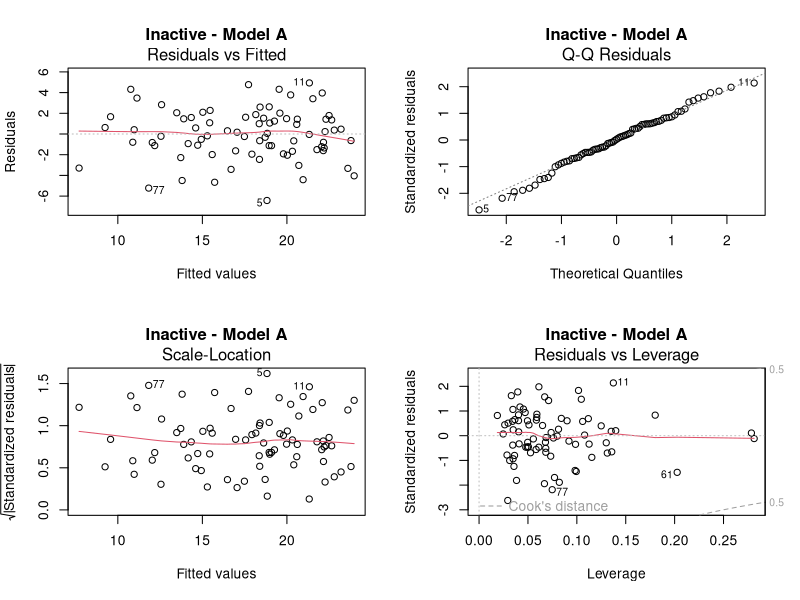
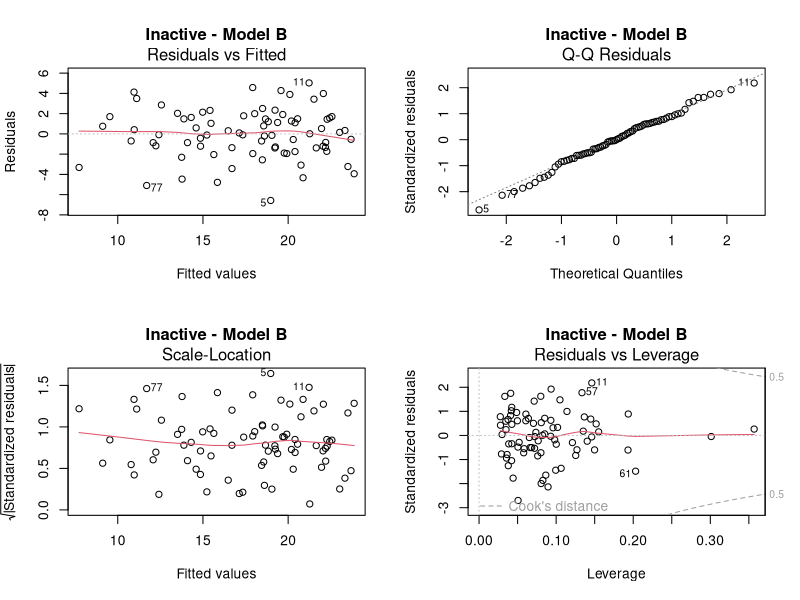
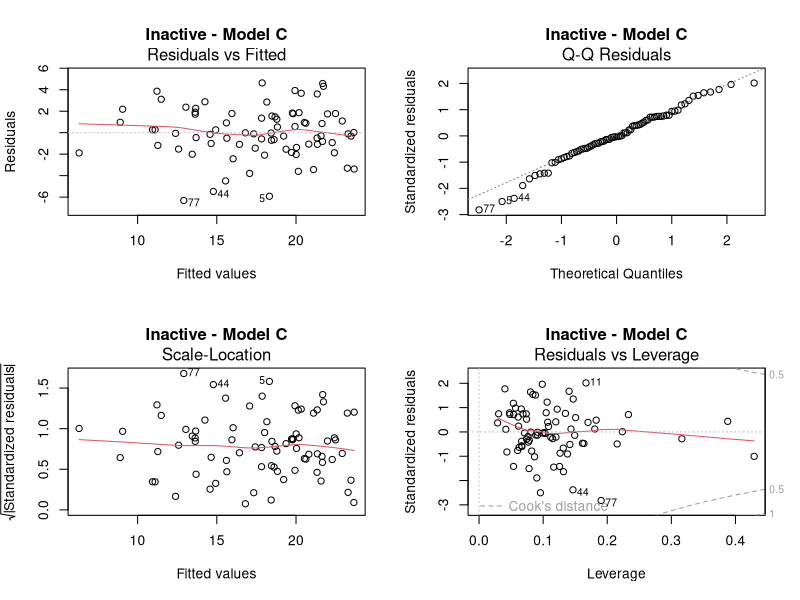

Reproduce these figures in R, in order.
## ---- chunk 1
library(tidyverse)
library(broom)
library(knitr)
library(sandwich)
library(lmtest)
library(car)

analysis_lga <- read_csv("clean_data/analysis_lga.csv", show_col_types = FALSE)
## ---- chunk 2
outcomes <- c("inactive", "activity", "obesity", "distress", "poor_health")
outcome_labels <- c(
  inactive = "Less than moderate activity",
  activity = "At least 150 min/week MVPA",
  obesity = "Obesity",
  distress = "Psychological distress",
  poor_health = "Fair/poor self-rated health"
)
access <- c("z_park", "z_nature", "z_facility", "z_indoor", "z_indoor_share", "z_sport")
access_labels <- c(
  z_park = "Park distance", z_nature = "Natural-area distance",
  z_facility = "Facility distance", z_indoor = "Indoor-facility distance",
  z_indoor_share = "Indoor share (reversed)", z_sport = "Sport diversity (reversed)"
)
base <- c("z_seifa", "z_density")
## ---- chunk 3
z <- function(x) as.numeric(scale(x))

dat <- analysis_lga |>
  mutate(
    z_seifa = z(SEIFA_IRSAD),
    z_density = z(log(population_density_2023)),
    z_park = z(log(med_dist_park_m)),
    z_nature = z(log(med_dist_nature_m)),
    z_facility = z(log(med_dist_facility_m)),
    z_indoor = z(log(med_dist_indoor_m)),
    z_indoor_share = -z(sqrt(pct_indoor_facilities)),
    z_sport = -z(sport_type_count),
    z_parkfac = (z_park + z_facility) / 2
  )
## ---- chunk 4
m2 <- set_names(access, paste0("M2-", sub("z_", "", access)))

combined <- list(
  A = c(base, "z_parkfac", "z_nature", "z_indoor"),
  B = c(base, "z_park", "z_facility", "z_nature", "z_indoor"),
  C = c(base, access)
)

specs <- c(
  list(
    M0 = "z_seifa",
    M1 = base
  ),
  lapply(m2, function(x) c(base, x)),
  combined
)

# Model fitting helper
fit <- function(y, terms, data = dat, weights = NULL) {
  lm(
    reformulate(terms, response = paste0(y, "_percent")),
    data = data,
    weights = weights
  )
}

# HC3 robust test helper
robust_p <- function(m, added_terms) {
  test <- car::linearHypothesis(
    m,
    paste0(added_terms, " = 0"),
    vcov. = sandwich::vcovHC(m, type = "HC3"),
    test = "F"
  )
  test$`Pr(>F)`[2]
}

models <- crossing(outcome = outcomes, model = names(specs)) |>
  mutate(
    fit = map2(outcome, model, ~fit(.x, specs[[.y]])),
    n = map_int(fit, nobs),
    adj_r2 = map_dbl(fit, ~summary(.x)$adj.r.squared),
    r2 = map_dbl(fit, ~summary(.x)$r.squared),
    resid_sd = map_dbl(fit, sigma)
  ) |>
  group_by(outcome) |>
  mutate(
    delta_adj_r2 = adj_r2 - adj_r2[model == "M1"]
  ) |>
  ungroup()
## ---- chunk 5
models |>
  filter(model == "M0") |>
  arrange(match(outcome, outcomes)) |>
  transmute(
    Outcome = outcome_labels[outcome],
    `Adjusted R²` = adj_r2
  ) |>
  kable(
    digits = 3,
    caption = "Model M0: SEIFA only"
  )
## ---- chunk 6
baseline_results <- models |>
  filter(model == "M1") |>
  mutate(
    delta_adj_r2 = map2_dbl(
      outcome, adj_r2,
      ~ .y - models$adj_r2[
        models$outcome == .x & models$model == "M0"
      ]
    ),
    hc3_p = map_dbl(
      fit,
      ~ robust_p(.x, "z_density")
    )
  )

baseline_results |>
  arrange(match(outcome, outcomes)) |>
  transmute(
    Outcome = outcome_labels[outcome],
    `Adjusted R²` = adj_r2,
    `ΔAdjusted R²` = delta_adj_r2,
    `HC3 p-value` = hc3_p
  ) |>
  kable(
    digits = 3,
    caption = "Model M1: Additional contribution of population density beyond SEIFA"
  )
## ---- chunk 7
individual <- models |>
  filter(model %in% names(m2)) |>
  mutate(
    added = unname(m2[model]),
    indicator = unname(access_labels[added]),
    hc3_p = map2_dbl(fit, added, ~robust_p(.x, .y))
  )

individual |>
  arrange(
    match(outcome, outcomes),
    match(added, access)
  ) |>
  transmute(
    Outcome = outcome_labels[outcome],
    Model = model,
    `Indicator added` = indicator,
    `Adjusted R²` = adj_r2,
    `ΔAdjusted R²` = delta_adj_r2,
    `HC3 p-value` = hc3_p
  ) |>
  kable(
    digits = 3,
    caption = "Incremental explanatory power of accessibility indicators (M1 → M2)"
  )
## ---- chunk 8
combined_results <- models |>
  filter(model %in% c("M1", names(combined))) |>
  mutate(
    hc3_p = map2_dbl(
      fit, model,
      ~ if (.y == "M1") NA_real_
        else robust_p(.x, setdiff(specs[[.y]], base))
    )
  ) |>
  arrange(
    match(outcome, outcomes),
    match(model, c("M1", names(combined)))
  )

combined_results |>
  transmute(
    Outcome = outcome_labels[outcome],
    Model = model,
    `Adjusted R²` = adj_r2,
    `ΔAdjusted R²` = delta_adj_r2,
    `HC3 p-value` = hc3_p
  ) |>
  kable(
    digits = 3,
    caption = "Joint contribution of accessibility: Models A, B and C versus M1"
  )
## ---- chunk 9
chain <- crossing(outcome = outcomes, comparison = c("A → B", "B → C")) |>
  mutate(
    reduced = if_else(comparison == "A → B", "A", "B"),
    full = if_else(comparison == "A → B", "B", "C"),
    result = pmap(list(outcome, reduced, full), function(o, a, b) {
      ma <- fit(o, specs[[a]])
      mb <- fit(o, specs[[b]])
      hypothesis <- if (a == "A") "z_park = z_facility" else
        c("z_indoor_share = 0", "z_sport = 0")
      tibble(delta_adj_r2 = summary(mb)$adj.r.squared - summary(ma)$adj.r.squared,
             hc3_p = car::linearHypothesis(mb, hypothesis,
                 vcov. = sandwich::vcovHC(mb, type = "HC3"), test = "F")$`Pr(>F)`[2])
    })
  ) |>
  unnest(result)

chain |>
  arrange(
    match(outcome, outcomes),
    match(comparison, c("A → B", "B → C"))
  ) |>
  transmute(
    Outcome = outcome_labels[outcome],
    Comparison = comparison,
    `ΔAdjusted R²` = delta_adj_r2,
    `HC3 p-value` = hc3_p
  ) |>
  kable(
    digits = 3,
    caption = "Nested comparisons among combined models"
  )
## ---- chunk 10
# Candidate models for validation
candidate_names <- c("M1", "A", "B", "C")

candidate_models <- crossing(
  outcome = outcomes,
  model = candidate_names
) |>
  mutate(
    fit = map2(
      outcome,
      model,
      ~ fit(.x, specs[[.y]])
    ),
    n = map_int(fit, nobs),
    adj_r2 = map_dbl(
      fit,
      ~ summary(.x)$adj.r.squared
    ),
    r2 = map_dbl(
      fit,
      ~ summary(.x)$r.squared
    ),
    delta_adj_r2 = map2_dbl(
      outcome,
      adj_r2,
      ~ .y - models$adj_r2[
        models$outcome == .x &
          models$model == "M1"
      ][1]
    )
  )
## ---- chunk 11
candidate_models |>
  mutate(
    outcome = outcome_labels[outcome]
  ) |>
  select(
    Outcome = outcome,
    Model = model,
    n,
    adj_r2,
    delta_adj_r2
  ) |>
  arrange(
    match(Outcome, outcome_labels[outcomes]),
    match(Model, candidate_names)
  ) |>
  knitr::kable(digits = 3)
## ---- chunk 12
diagnostics <- candidate_models |>
  mutate(
    max_vif = map_dbl(
      fit,
      ~ max(car::vif(.x))
    ),
    bp_p = map_dbl(
      fit,
      ~ lmtest::bptest(.x)$p.value
    ),
    max_cooks = map_dbl(
      fit,
      ~ max(cooks.distance(.x))
    ),
    cooks_over_4n = map_int(
      fit,
      ~ sum(
        cooks.distance(.x) >
          4 / nobs(.x)
      )
    )
  ) |>
  mutate(
    outcome = outcome_labels[outcome]
  ) |>
  select(
    Outcome = outcome,
    Model = model,
    n,
    adj_r2,
    delta_adj_r2,
    max_vif,
    bp_p,
    max_cooks,
    cooks_over_4n
  )

diagnostics |>
  knitr::kable(digits = 3)
## ---- chunk 13
par(mfrow = c(2, 2))

plot(
  candidate_models$fit[[
    which(
      candidate_models$outcome == "inactive" &
      candidate_models$model == "A"
    )
  ]],
  main = "Inactive - Model A"
)

par(mfrow = c(2, 2))

plot(
  candidate_models$fit[[
    which(
      candidate_models$outcome == "inactive" &
      candidate_models$model == "B"
    )
  ]],
  main = "Inactive - Model B"
)

par(mfrow = c(2, 2))

plot(
  candidate_models$fit[[
    which(
      candidate_models$outcome == "inactive" &
      candidate_models$model == "C"
    )
  ]],
  main = "Inactive - Model C"
)

par(mfrow = c(1, 1))
## ---- chunk 14
loo_results <- crossing(
  outcome = outcomes,
  model = c("A", "B", "C"),
  omitted = seq_len(nrow(dat))
) |>
  mutate(
    result = pmap(
      list(outcome, model, omitted),
      function(y, m, i) {

        loo_dat <- dat[-i, ]

        loo_fit <- lm(
          reformulate(
            specs[[m]],
            response = paste0(y, "_percent")
          ),
          data = loo_dat
        )

        tibble(
          adj_r2 = summary(loo_fit)$adj.r.squared,
          nature_coef = if ("z_nature" %in% names(coef(loo_fit))) {
            unname(coef(loo_fit)["z_nature"])
          } else {
            NA_real_
          }
        )
      }
    )
  ) |>
  unnest(result)
## ---- chunk 15
loo_summary <- loo_results |>
  group_by(outcome, model) |>
  summarise(
    min_adj_r2 = min(adj_r2, na.rm = TRUE),
    max_adj_r2 = max(adj_r2, na.rm = TRUE),
    min_nature_coef = if (
      all(is.na(nature_coef))
    ) NA_real_ else min(nature_coef, na.rm = TRUE),
    max_nature_coef = if (
      all(is.na(nature_coef))
    ) NA_real_ else max(nature_coef, na.rm = TRUE),
    .groups = "drop"
  )

loo_summary |>
  mutate(outcome = outcome_labels[outcome]) |>
  knitr::kable(digits = 3)
